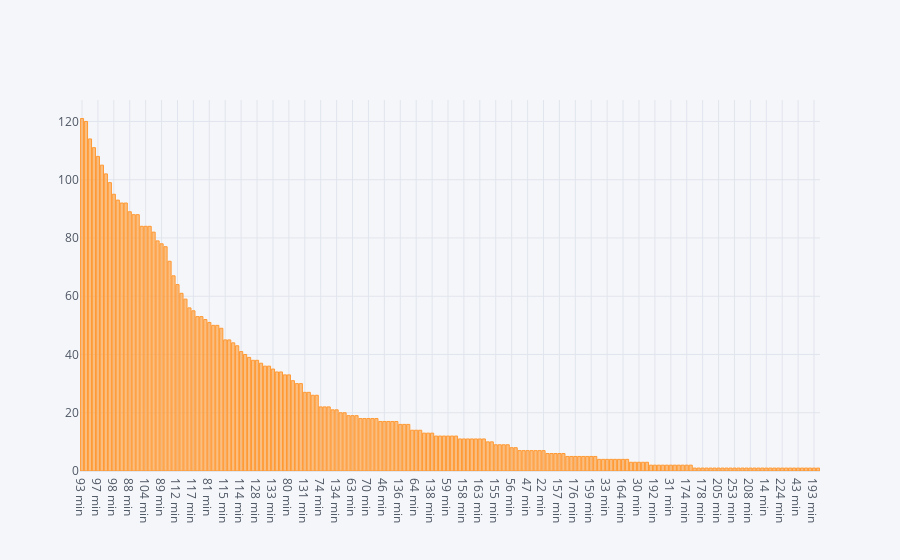

Notebook code for this chart:
### Code cell
moviedata.Duration.value_counts().iplot(kind='bar')

### Figure 1 — Plotly figure (JSON) as saved in the notebook; plotly's stock layout.template omitted (floating-point values rounded to 4 significant figures; data arrays with more than 128 entries replaced by an {"elided": "..."} marker saying what was removed)
{"data": [{"marker": {"color": "rgba(255, 153, 51, 0.6)", "line": {"color": "rgba(255, 153, 51, 1.0)", "width": 1}}, "name": "Duration", "orientation": "v", "text": "", "type": "bar", "x": {"elided": "186 str values"}, "y": {"elided": "186 int values"}}], "layout": {"legend": {"bgcolor": "#F5F6F9", "font": {"color": "#4D5663"}}, "paper_bgcolor": "#F5F6F9", "plot_bgcolor": "#F5F6F9", "title": {"font": {"color": "#4D5663"}}, "xaxis": {"gridcolor": "#E1E5ED", "showgrid": true, "tickfont": {"color": "#4D5663"}, "title": {"font": {"color": "#4D5663"}, "text": ""}, "zerolinecolor": "#E1E5ED"}, "yaxis": {"gridcolor": "#E1E5ED", "showgrid": true, "tickfont": {"color": "#4D5663"}, "title": {"font": {"color": "#4D5663"}, "text": ""}, "zerolinecolor": "#E1E5ED"}}}
